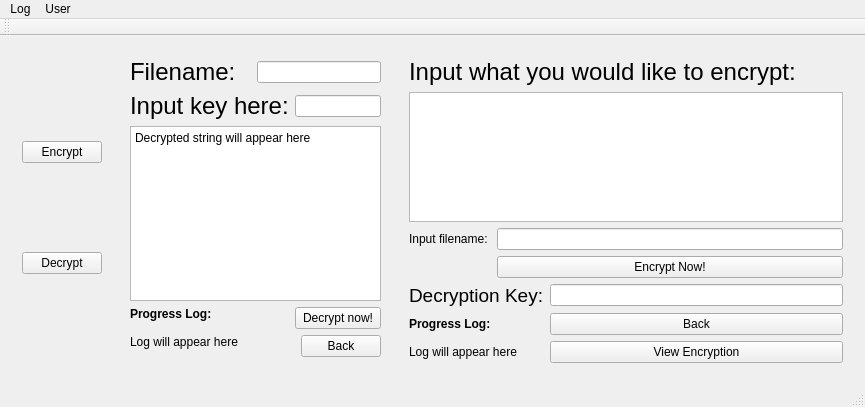
<?xml version="1.0" encoding="UTF-8"?>
<ui version="4.0">
 <class>MainWindow</class>
 <widget class="QMainWindow" name="MainWindow">
  <property name="geometry">
   <rect>
    <x>0</x>
    <y>0</y>
    <width>788</width>
    <height>407</height>
   </rect>
  </property>
  <property name="windowTitle">
   <string>MainWindow</string>
  </property>
  <widget class="QWidget" name="centralWidget">
   <layout class="QGridLayout" name="gridLayout">
    <item row="2" column="2" rowspan="2" colspan="2">
     <widget class="QWidget" name="EncryptionMenu" native="true">
      <layout class="QGridLayout" name="gridLayout_3">
       <item row="5" column="0">
        <widget class="QLabel" name="ProgressLabel">
         <property name="text">
          <string>&lt;html&gt;&lt;head/&gt;&lt;body&gt;&lt;p&gt;&lt;span style=&quot; font-weight:600;&quot;&gt;Progress Log:&lt;/span&gt;&lt;/p&gt;&lt;/body&gt;&lt;/html&gt;</string>
         </property>
        </widget>
       </item>
       <item row="0" column="0" colspan="3">
        <widget class="QLabel" name="InStringLabel">
         <property name="text">
          <string>&lt;html&gt;&lt;head/&gt;&lt;body&gt;&lt;p&gt;&lt;span style=&quot; font-size:18pt;&quot;&gt;Input what you would like to encrypt:&lt;/span&gt;&lt;/p&gt;&lt;/body&gt;&lt;/html&gt;</string>
         </property>
        </widget>
       </item>
       <item row="6" column="0" colspan="2">
        <widget class="QLabel" name="ProgressLog">
         <property name="text">
          <string>&lt;html&gt;&lt;head/&gt;&lt;body&gt;&lt;p&gt;Log will appear here&lt;/p&gt;&lt;/body&gt;&lt;/html&gt;</string>
         </property>
        </widget>
       </item>
       <item row="2" column="1" colspan="2">
        <widget class="QLineEdit" name="FileNameLineEdit"/>
       </item>
       <item row="1" column="0" colspan="3">
        <widget class="QPlainTextEdit" name="InStringTextEdit"/>
       </item>
       <item row="5" column="2">
        <widget class="QPushButton" name="BackButton">
         <property name="text">
          <string>Back</string>
         </property>
        </widget>
       </item>
       <item row="6" column="2">
        <widget class="QPushButton" name="viewButton">
         <property name="text">
          <string>View Encryption</string>
         </property>
        </widget>
       </item>
       <item row="3" column="1" colspan="2">
        <widget class="QPushButton" name="StartEncryption">
         <property name="text">
          <string>Encrypt Now!</string>
         </property>
        </widget>
       </item>
       <item row="2" column="0">
        <widget class="QLabel" name="FileNameLabel">
         <property name="text">
          <string>&lt;html&gt;&lt;head/&gt;&lt;body&gt;&lt;p&gt;Input filename:&lt;/p&gt;&lt;/body&gt;&lt;/html&gt;</string>
         </property>
        </widget>
       </item>
       <item row="4" column="0" colspan="2">
        <widget class="QLabel" name="OutKeyLabel">
         <property name="text">
          <string>&lt;html&gt;&lt;head/&gt;&lt;body&gt;&lt;p&gt;&lt;span style=&quot; font-size:14pt;&quot;&gt;Decryption Key:&lt;/span&gt;&lt;/p&gt;&lt;/body&gt;&lt;/html&gt;</string>
         </property>
        </widget>
       </item>
       <item row="4" column="2">
        <widget class="QLineEdit" name="PutOutKeyLineEdit"/>
       </item>
      </layout>
     </widget>
    </item>
    <item row="2" column="0">
     <widget class="QWidget" name="MainMenuWidget" native="true">
      <layout class="QGridLayout" name="gridLayout_4">
       <item row="1" column="0">
        <widget class="QPushButton" name="pushButton_2">
         <property name="text">
          <string>Decrypt</string>
         </property>
        </widget>
       </item>
       <item row="0" column="0">
        <widget class="QPushButton" name="pushButton">
         <property name="text">
          <string>Encrypt</string>
         </property>
        </widget>
       </item>
      </layout>
     </widget>
    </item>
    <item row="2" column="1">
     <widget class="QWidget" name="DecryptionMenu" native="true">
      <layout class="QGridLayout" name="gridLayout_2">
       <item row="5" column="0">
        <widget class="QLabel" name="ProgressLabel_2">
         <property name="text">
          <string>&lt;html&gt;&lt;head/&gt;&lt;body&gt;&lt;p&gt;&lt;span style=&quot; font-weight:600;&quot;&gt;Progress Log:&lt;/span&gt;&lt;/p&gt;&lt;/body&gt;&lt;/html&gt;</string>
         </property>
        </widget>
       </item>
       <item row="5" column="3" rowspan="2" colspan="2">
        <widget class="QPushButton" name="StartDecryption">
         <property name="text">
          <string>Decrypt now!</string>
         </property>
        </widget>
       </item>
       <item row="7" column="4">
        <widget class="QPushButton" name="BackButton_2">
         <property name="text">
          <string>Back</string>
         </property>
        </widget>
       </item>
       <item row="6" column="0" rowspan="2" colspan="3">
        <widget class="QLabel" name="ProgressLog_Decrypt">
         <property name="text">
          <string>&lt;html&gt;&lt;head/&gt;&lt;body&gt;&lt;p&gt;Log will appear here&lt;/p&gt;&lt;/body&gt;&lt;/html&gt;</string>
         </property>
        </widget>
       </item>
       <item row="3" column="3" colspan="2">
        <widget class="QLineEdit" name="InKeyLineEdit_Decrypt"/>
       </item>
       <item row="3" column="0" colspan="3">
        <widget class="QLabel" name="InKeyLabel_Decrypt">
         <property name="text">
          <string>&lt;html&gt;&lt;head/&gt;&lt;body&gt;&lt;p&gt;&lt;span style=&quot; font-size:18pt;&quot;&gt;Input key here:&lt;/span&gt;&lt;/p&gt;&lt;/body&gt;&lt;/html&gt;</string>
         </property>
        </widget>
       </item>
       <item row="1" column="0" colspan="2">
        <widget class="QLabel" name="InStringLabel_Decrypt">
         <property name="text">
          <string>&lt;html&gt;&lt;head/&gt;&lt;body&gt;&lt;p&gt;&lt;span style=&quot; font-size:18pt;&quot;&gt;Filename:&lt;/span&gt;&lt;/p&gt;&lt;/body&gt;&lt;/html&gt;</string>
         </property>
        </widget>
       </item>
       <item row="1" column="2" colspan="3">
        <widget class="QLineEdit" name="InStringTextEdit_Decrypt"/>
       </item>
       <item row="4" column="0" colspan="5">
        <widget class="QPlainTextEdit" name="OutPTTextEdit_Decrypt">
         <property name="plainText">
          <string>Decrypted string will appear here</string>
         </property>
        </widget>
       </item>
      </layout>
     </widget>
    </item>
   </layout>
  </widget>
  <widget class="QToolBar" name="mainToolBar">
   <attribute name="toolBarArea">
    <enum>TopToolBarArea</enum>
   </attribute>
   <attribute name="toolBarBreak">
    <bool>false</bool>
   </attribute>
  </widget>
  <widget class="QStatusBar" name="statusBar"/>
  <widget class="QMenuBar" name="menuBar">
   <property name="geometry">
    <rect>
     <x>0</x>
     <y>0</y>
     <width>788</width>
     <height>22</height>
    </rect>
   </property>
   <widget class="QMenu" name="menuFile">
    <property name="title">
     <string>User</string>
    </property>
   </widget>
   <widget class="QMenu" name="menuLog">
    <property name="title">
     <string>Log</string>
    </property>
    <addaction name="actionViewLog"/>
   </widget>
   <addaction name="menuLog"/>
   <addaction name="menuFile"/>
  </widget>
  <action name="actionViewLog">
   <property name="text">
    <string>ViewLog</string>
   </property>
  </action>
 </widget>
 <layoutdefault spacing="6" margin="11"/>
 <resources/>
 <connections/>
</ui>
